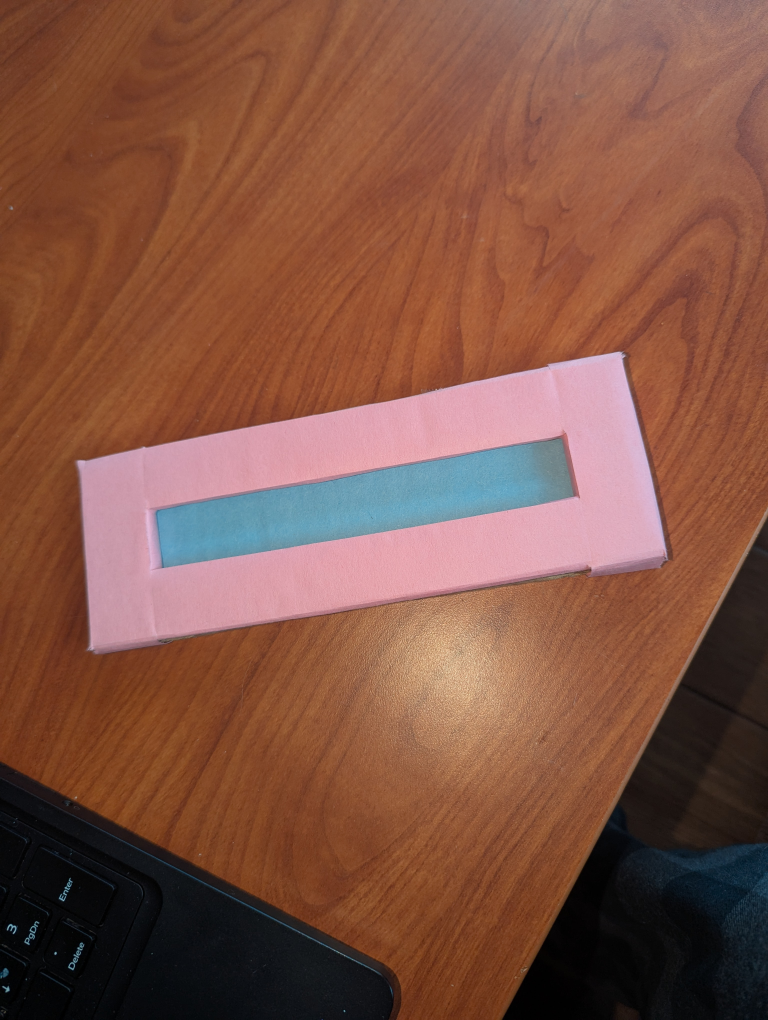
#> input picture ColorTests/NewTool/PXL_20250306_190949293.jpg, 3072 x 4080 px (shown at 1/4 size); its folder holds only this picture in this run
$ python -i ViewExtractor.py   (imports and definitions only)
#> lines starting #> are read from the running program, lines starting #| are printed output that depends on the picture
# Author: Kevyn Angueira Irizarry
# Created: 2025-03-17
# Last Modified: 2025-09-22

import cv2
import numpy as np

from LeafScan.Utils import resize_for_display, cropAndRotate

from LeafScan.Configs import ViewExtractorConfig

from LeafScan.Core.BinaryMask import LABMask

# [298 lines that did not run here, left out]

>>> import cv2
>>> picture = cv2.imread('../../../../ColorTests/NewTool/PXL_20250306_190949293.jpg', cv2.IMREAD_GRAYSCALE)
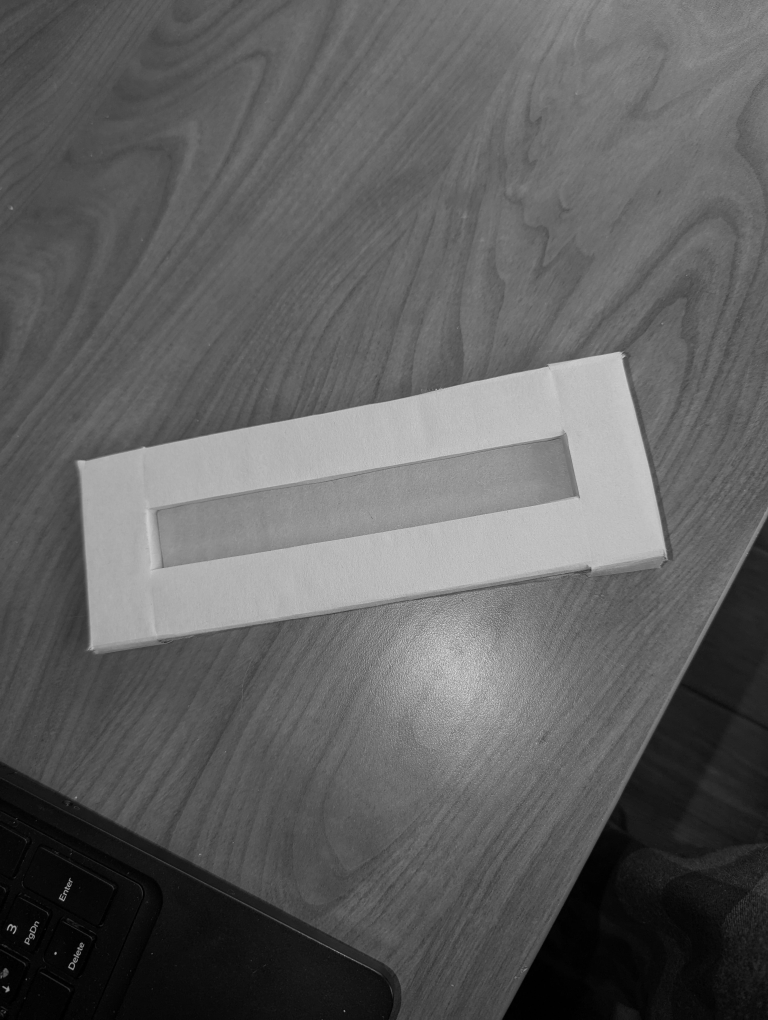
#> picture: shape (4080, 3072) (shown at 1/4 size); min 0, max 253, mean 95.6
#> (the run stopped early here; a loop or call above may not have finished)
